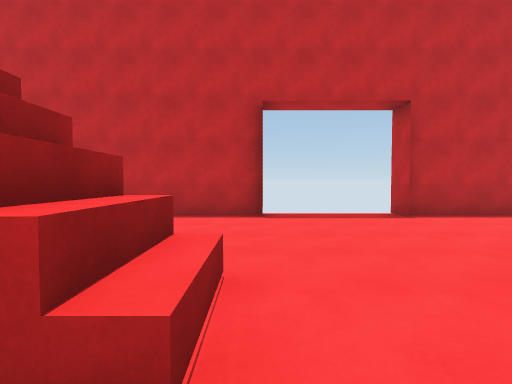
[1] (above)

22 first-person views from a walk through a Unity game level. The camera is 1.5 m above the floor, tilts 2° down and sees 85° across. The floor is counted in squares, 2 m on a side. Each view is taken from the middle of a square. On the plan, view 1 faces up. The plan holds only what a view shows up to about 10 squares ahead; the rest is blank. The place goes on beyond the plan.

[2]
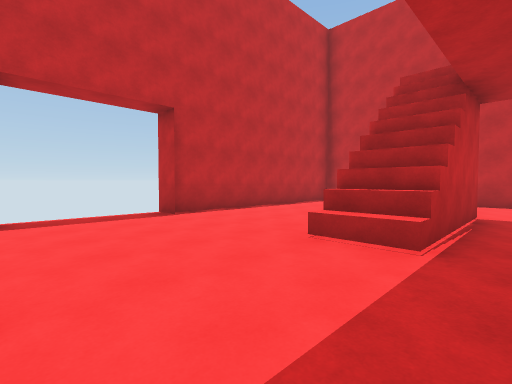

[3]
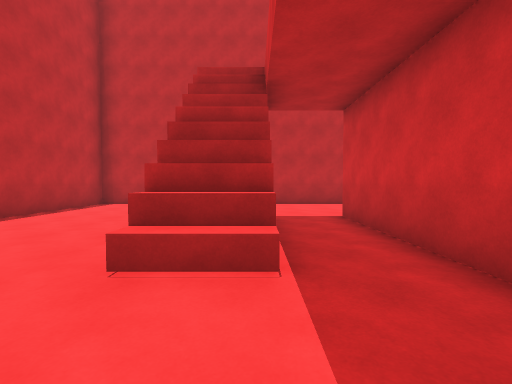

[4]
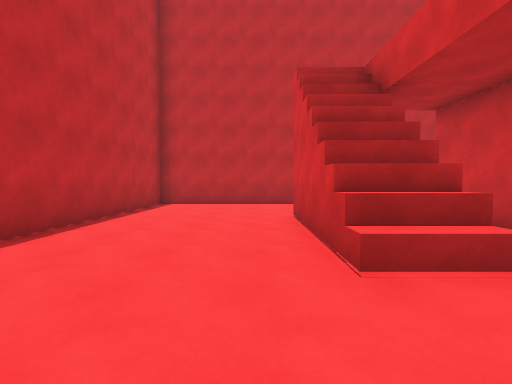

[5]
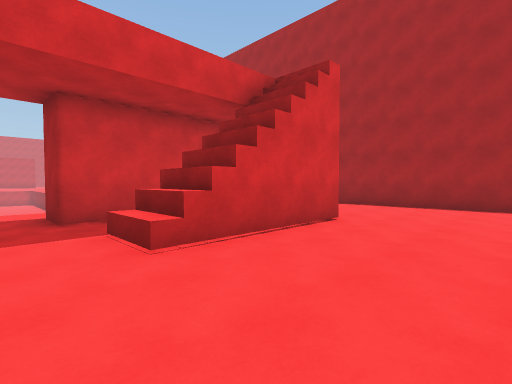

[6]
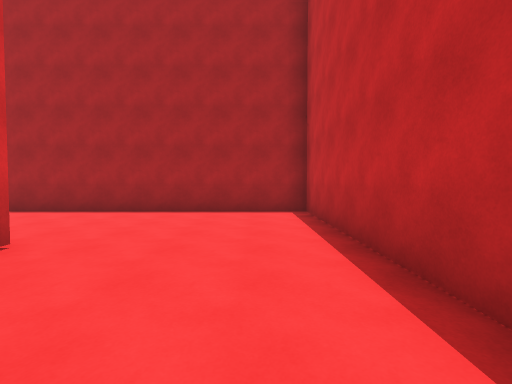

[7]
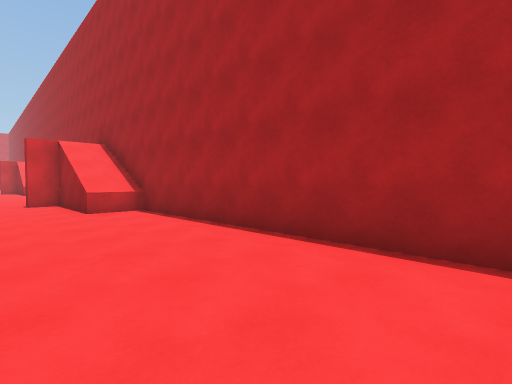

[8]
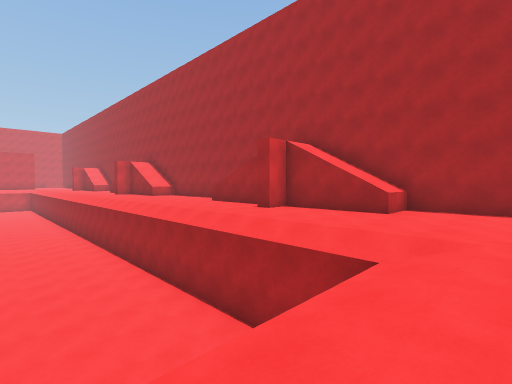

[9]
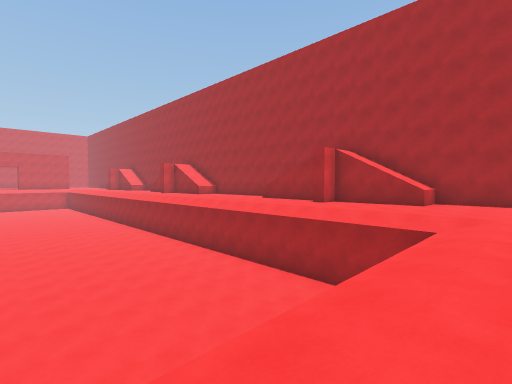

[10]
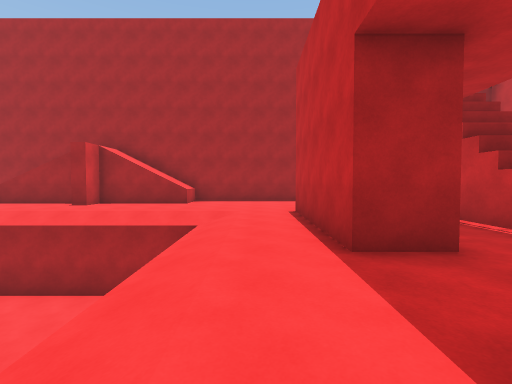

[11]
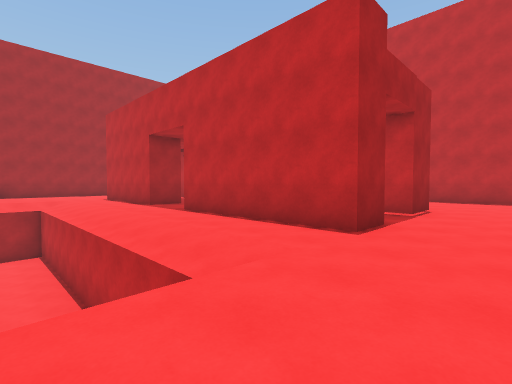

[12]
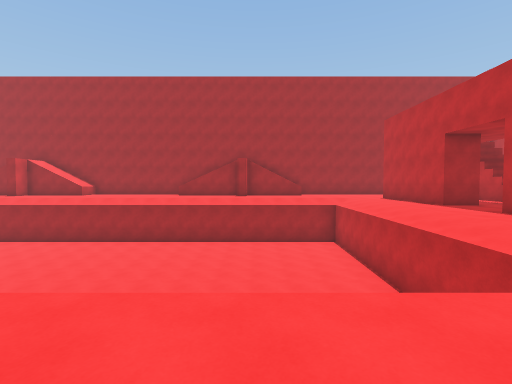

[13]
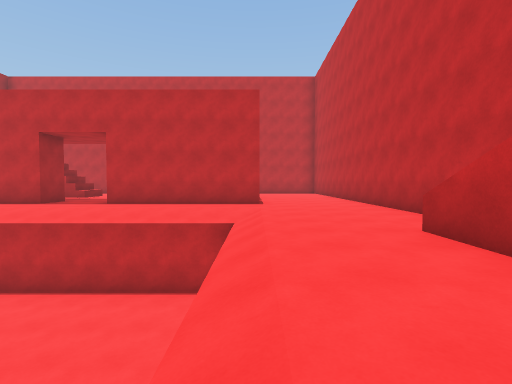

[14]
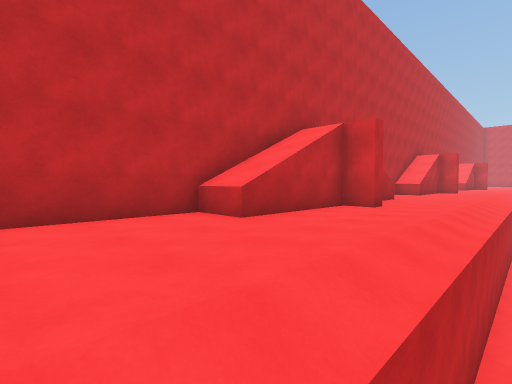

[15]
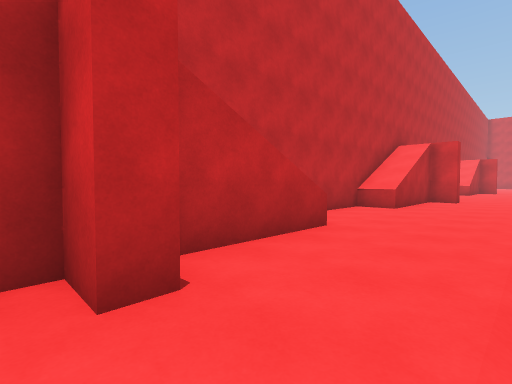

[16]
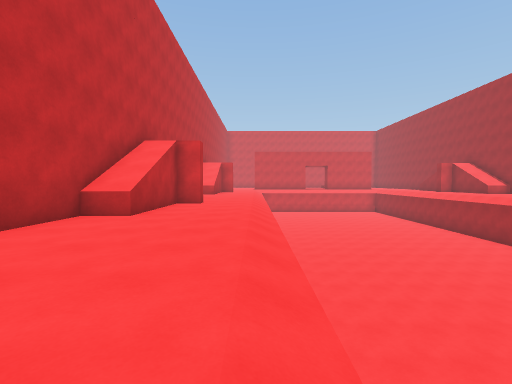

[17]
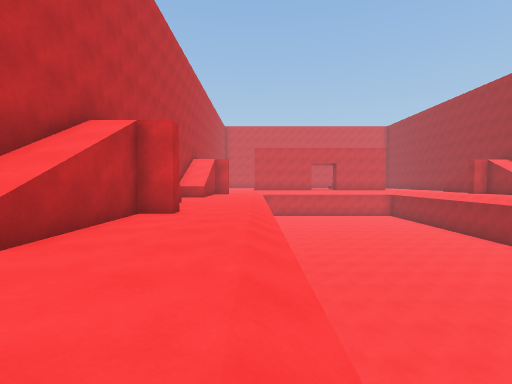

[18]
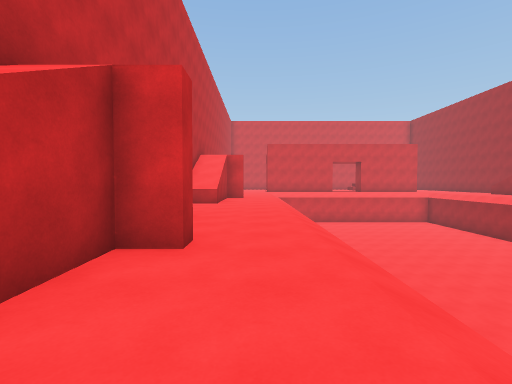

[19]
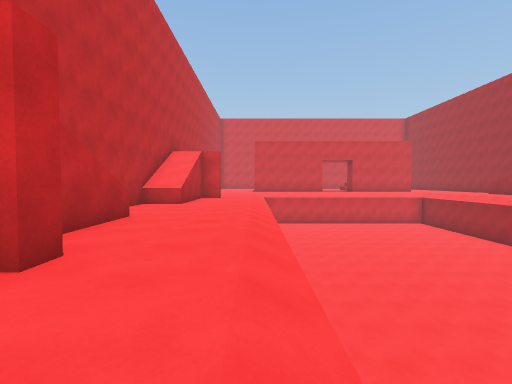

[20]
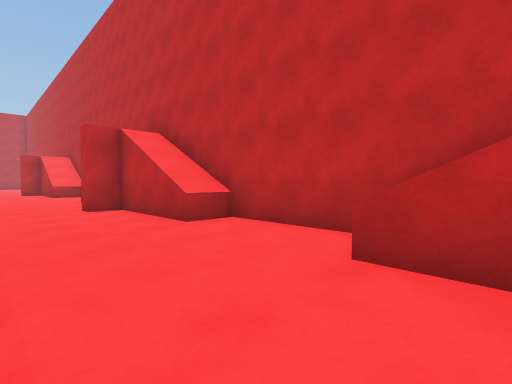

[21]
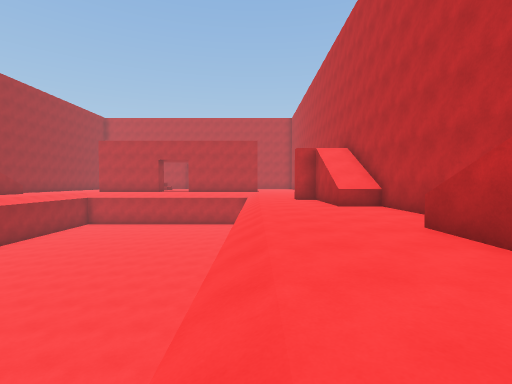

[22]
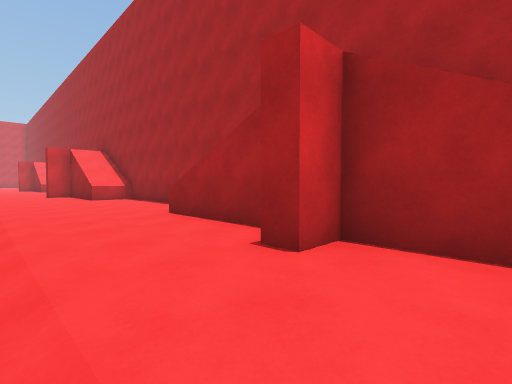

### Floor plan
Key: @ floor where view 1 was taken; # wall or solid block; . floor; / step, stairs or slope; ^ raised ledge; v drop or lower ground.
Columns run from 9 left of view 1 to 11 right of it. Each row starts with its distance up from view 1.
  7 ##########  #########
  6 #........#..#.......#
  5 #...................#
  4 #...................#
  3 #...................#
  2 #....####....####...#
  1 #....  ##....####...#
  0 #....  ..@..........#
 -1 #....  ###..#####...#
 -2 #....#####..#####...#
 -3 #...................#
 -4 #....////////////...#
 -5 #..../vvvvvvvvvv/...#
 -6 ###../ vvvvvvvvv/...#
 -7   #../vvvvvvvvvv/..^#
 -8   #../vvvvvvv  v/..##
 -9   #../vvvvvvv  v/..#
-10   #../vvvvvvv  v/..#
-11   #../vvvvvvv  v/.##
-12   ^../vvvvvvvvvv/..#
-13   .../vvvvvvvvvv/..##
-14 #..../vvvvvvvvvv/..^#
-15 #..../ vvvvvvvvv/...#
-16 #..../  vvvvvvvv/...#
-17 #....   vv vvvvv/...#
-18   ^..     vvvvvv/..^#
-19    ..    vvvvvvv/..#
-20         vvvvvvvv/..#
-21         vvvvvvvv/.##
-22        vvvvvvvvv/..#
-23         vvvvvvvv/..#
-24         vvvvvvvv/..##
-25        vvvvvvvvv/...#
-26          vvvvvvv/...#
-27         vvvvvvvv/...#
-28         vvvvvvvv/..^#
-29        vvvvvvvv /..#

Where each view was taken, in squares from view 1:
view 1: 0 up, 0 right, facing up
view 2: 0 up, 0 right, facing up-right
view 3: 1 up, 1 right, facing right
view 4: 3 up, 1 right, facing right
view 5: 5 up, 1 right, facing down-left
view 6: 5 up, 1 left, facing left
view 7: 2 up, 5 left, facing down-left
view 8: 3 down, 0 right, facing down-left
view 9: 3 down, 3 right, facing down-left
view 10: 3 down, 3 right, facing left
view 11: 6 down, 9 right, facing up-left
view 12: 8 down, 9 right, facing left
view 13: 11 down, 7 right, facing up
view 14: 4 down, 6 right, facing down-right
view 15: 10 down, 7 right, facing down-right
view 16: 12 down, 7 right, facing down
view 17: 15 down, 7 right, facing down
view 18: 18 down, 8 right, facing down
view 19: 19 down, 7 right, facing down
view 20: 29 down, 7 right, facing up-right
view 21: 22 down, 7 right, facing up
view 22: 7 down, 4 left, facing down-left
